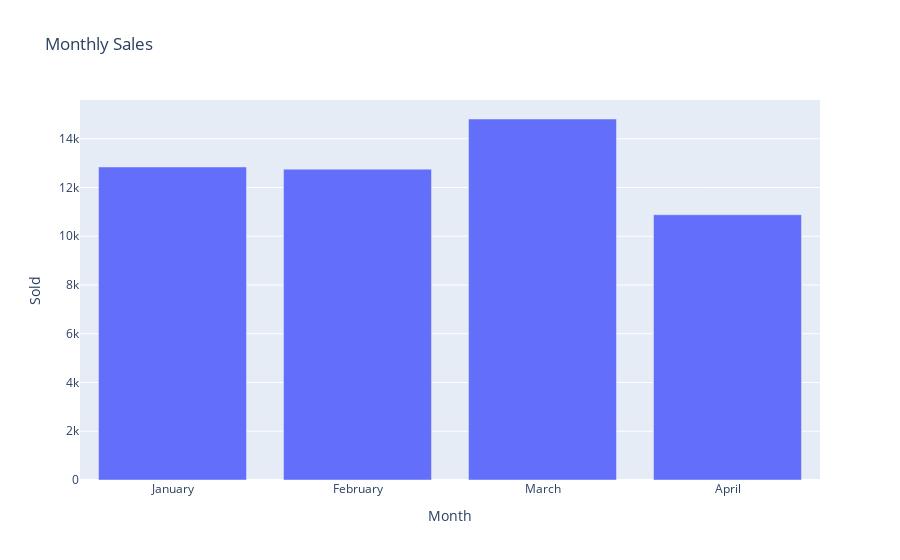

This figure's notebook cell:
### Code cell
fig8 = px.bar(monthly_trend, x='Month', y='Sold', title='Monthly Sales')
fig8.show()

### Figure 1 — Plotly figure (JSON) as saved in the notebook; plotly's stock layout.template omitted (floating-point values rounded to 4 significant figures)
{"data": [{"alignmentgroup": "True", "hovertemplate": "Month=%{x}<br>Sold=%{y}<extra></extra>", "legendgroup": "", "marker": {"color": "#636efa", "pattern": {"shape": ""}}, "name": "", "offsetgroup": "", "orientation": "v", "showlegend": false, "textposition": "auto", "type": "bar", "x": ["January", "February", "March", "April"], "xaxis": "x", "y": [12840, 12750, 14808, 10881], "yaxis": "y"}], "layout": {"barmode": "relative", "legend": {"tracegroupgap": 0}, "title": {"text": "Monthly Sales"}, "xaxis": {"anchor": "y", "domain": [0, 1], "title": {"text": "Month"}}, "yaxis": {"anchor": "x", "domain": [0, 1], "title": {"text": "Sold"}}}}
